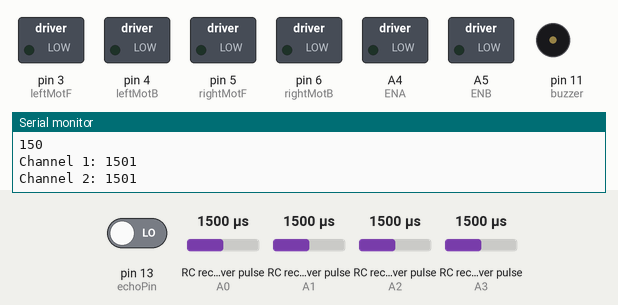
Bench run of a sketch on a simulated Arduino Uno, built with avr-gcc and run on an emulated ATmega328P. Parts: switched loads named in the sketch (green lamp = pin HIGH), buzzer (waves = sounding), the last lines printed to the serial monitor. Wiring (inferred from the names in the program): 4 × RC receiver channel: data A0 / data A1 / data A2 / data A3. Dashed ring = blinking. The inputs (shaded band) are chosen by the test bench; at power-on: RC receiver pulse (sensors on A0, A1, A2, A3) 1500 µs, pin 13 (echoPin) LOW. Pins used as bus, display or sensor lines are not drawn.

Above: at 1.2 s.
1.3 s: RC receiver pulse (sensor on A0) set to 1319 µs
4.3 s: RC receiver pulse (sensor on A0) set to 1305 µs
At 5.2 s:
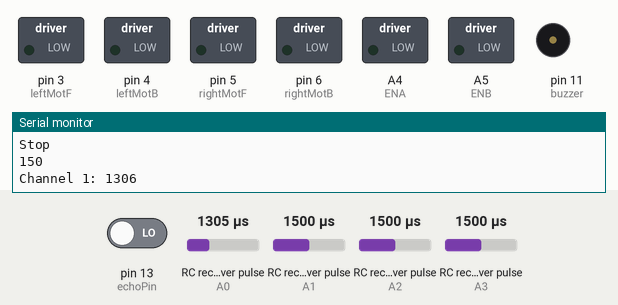
7.3 s: RC receiver pulse (sensor on A1) set to 1020 µs
At 9.2 s:
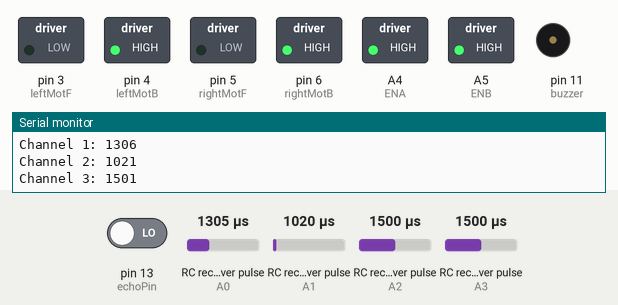
10.3 s: RC receiver pulse (sensor on A2) set to 1020 µs
At 12.7 s:
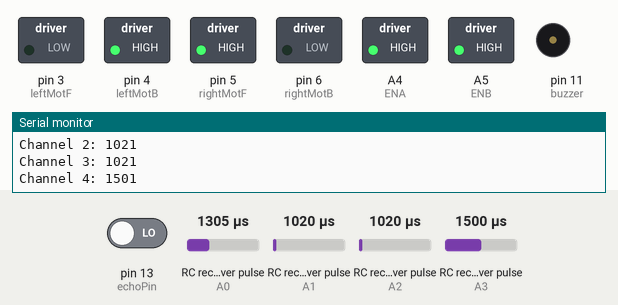
13.3 s: RC receiver pulse (sensor on A3) set to 1590 µs
16.3 s: RC receiver pulse (sensor on A3) set to 1612 µs
At 20.5 s:
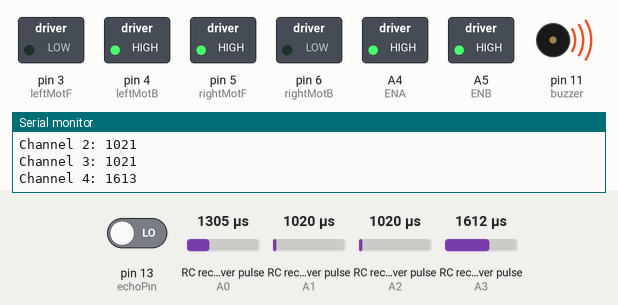
Timing chart, 0 to 22.4 s (numbered marks = the images above; inputs shaded):
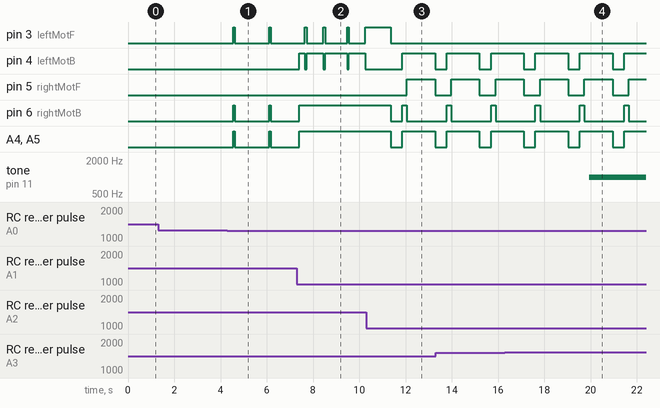

Measured:
- the behaviour switches between 1306 and 1305 µs on RC receiver pulse (sensor on A0) (found by bisection; images 0 and 1)
- the behaviour switches between 1599 and 1600 µs on RC receiver pulse (sensor on A3) (found by bisection; images 3 and 4)
- after the input at 4.3 s, pin 3 (leftMotF), pin 6 (rightMotB), A4 (ENA), A5 (ENB): alternates HIGH for 0.08 s and LOW for 1.5 s, starting after 0.24 s
- after the input at 10.3 s, pin 5 (rightMotF): LOW → HIGH after 1.8 s, → LOW 1.2 s later; pin 6 (rightMotB): HIGH → LOW after 1.1 s, → HIGH 0.50 s later, → LOW 0.20 s later; A4 (ENA), A5 (ENB): HIGH → LOW after 1.1 s, → HIGH 0.50 s later, → LOW 1.4 s later
- after the input at 16.3 s, tone on pin 11 (buzzer): silent → 1000 Hz after 3.6 s
- by itself, pin 4 (leftMotB): alternates HIGH for 1.4 s and LOW for 0.50 s

The sketch:

DEX_control.ino
```cpp
//PROPERTY OF IGNITE

int leftMotF = 3;// defines pin 5 as connected to the motor
int leftMotB= 4;// defines pin 6 as connected to the motor
int rightMotF = 5;// defines pin 7 as connected to the motor
int rightMotB = 6;// defines pin 8 as connected to the motor

int ENA = A4;
int ENB= A5;
int channel1 = A0;
int channel2 = A1;
int channel3 = A2;
int channel4 = A3;

int trigPin = 12;      // trig pin of HC-SR04
int echoPin = 13;

const int buzzer = 11;
long duration, distance;


int ValueChannel1 ; // Used to store values
int ValueChannel2 ; // Used to store values
int ValueChannel3 ; // Used to store values
int ValueChannel4 ; // Used to store values

int CARSPEED;


void  setup ()
{
  pinMode(trigPin, OUTPUT);         // set trig pin as output
  pinMode(echoPin, INPUT);          //set echo pin as input to capture reflected waves

  pinMode(buzzer, OUTPUT); //buzzer


  // initialises the motor pins as outputs
   pinMode (leftMotF, OUTPUT);
   pinMode (leftMotB, OUTPUT);
   pinMode (rightMotF, OUTPUT);
   pinMode (rightMotB, OUTPUT);
   pinMode(ENA, OUTPUT);
   pinMode(ENB, OUTPUT);

   // initialises the channels as inputs
   pinMode (channel1, INPUT);
   pinMode (channel2, INPUT);
   pinMode (channel3, INPUT);
   pinMode (channel4, INPUT);

   // Sets the baud rate to 9600 bps
   Serial.begin (9600);
}

void  loop ()
{
    // Checks the value of channel1
  ValueChannel1 = (pulseIn (channel1, HIGH));
  Serial.print("Channel 1: ");
  Serial.println(ValueChannel1); //Prints the channels value on the serial monitor

  ValueChannel2 = (pulseIn (channel2, HIGH)); // Checks the value of channel1
  Serial.print("Channel 2: ");
  Serial.println (ValueChannel2); //Prints the channels value value on the serial monitor

  // Checks the value of channel3
  ValueChannel3 = (pulseIn (channel3, HIGH));
  Serial.print("Channel 3: ");
  Serial.println(ValueChannel3); //Prints the channels value on the serial monitor// Checks the value of channel4
  ValueChannel4 = (pulseIn (channel4, HIGH));
  Serial.print("Channel 4: ");
  Serial.println(ValueChannel4); //Prints the channels value on the serial monitor

//Setting Car Speed
    CARSPEED = 150;
  if(ValueChannel3>1500){
    if ((ValueChannel2 > 1300 && ValueChannel2 < 1600 ) && (ValueChannel1 > 1300 && ValueChannel1 < 1600 )&&(ValueChannel4 > 1300 && ValueChannel4 < 1600 )) //STOP
  {
          analogWrite(ENA, 0);
          analogWrite(ENB, 0);
          digitalWrite(leftMotF , LOW);
          digitalWrite(leftMotB , LOW);
          digitalWrite(rightMotF , LOW);
          digitalWrite(rightMotB , LOW);
          Serial.println("Stop");
  }


  else if (ValueChannel1 > 1600 && ValueChannel1 < 2000) // LEFT
  {
          analogWrite(ENA, CARSPEED);
          analogWrite(ENB, CARSPEED);
          digitalWrite(leftMotF , LOW);
          digitalWrite(leftMotB , HIGH);
          digitalWrite(rightMotF , HIGH);
          digitalWrite(rightMotB , LOW);
          Serial.println("HL");
  }
  else if (ValueChannel1 < 1300 && ValueChannel1 > 1000) // RIGHT
  {

        analogWrite(ENA, CARSPEED);
        analogWrite(ENB, CARSPEED);
        digitalWrite(leftMotF , HIGH);
        digitalWrite(leftMotB , LOW);
        digitalWrite(rightMotF , LOW);
        digitalWrite(rightMotB , HIGH);
        Serial.println("HR");
  }

  else if (ValueChannel2 < 1300 && ValueChannel2 > 1000) // BACKWARD
  {

      analogWrite(ENA, CARSPEED);
      analogWrite(ENB, CARSPEED);
      digitalWrite(leftMotF , LOW);
      digitalWrite(leftMotB , HIGH);
      digitalWrite(rightMotF , LOW);
      digitalWrite(rightMotB , HIGH);
      Serial.println("B");
  }
  else if (ValueChannel2 > 1600 && ValueChannel2 < 2000) // FORWARD
  {
          analogWrite(ENA, CARSPEED);
          analogWrite(ENB, CARSPEED);
          digitalWrite(leftMotF , HIGH);
          digitalWrite(leftMotB , LOW);
          digitalWrite(rightMotF , HIGH);
          digitalWrite(rightMotB , LOW);
          Serial.println("F");
  }
    }
  else if (ValueChannel3< 1500)  //Autonomous
  {

  digitalWrite(trigPin, LOW);
  delayMicroseconds(2);
  digitalWrite(trigPin, HIGH);     // send waves for 10 us
  delayMicroseconds(10);
  duration = pulseIn(echoPin, HIGH); // receive reflected waves
  distance = duration / 58.2;   // convert to distance
  delay(10);

  if (distance >=18)
  {
    // move forward
          analogWrite(ENA, CARSPEED);
          analogWrite(ENB, CARSPEED);
          digitalWrite(leftMotF , HIGH);
          digitalWrite(leftMotB , LOW);
          digitalWrite(rightMotF , HIGH);
          digitalWrite(rightMotB , LOW);
          Serial.println("F");
          delay(100);
          //Stop
      analogWrite(ENA, 0);
      analogWrite(ENB, 0);
      digitalWrite(leftMotF , LOW);
      digitalWrite(leftMotB , LOW);
      digitalWrite(rightMotF , LOW);
      digitalWrite(rightMotB , LOW);
      delay(500);

  }

 else if (distance < 18)
  {
    //Stop
      analogWrite(ENA, 0);
      analogWrite(ENB, 0);
      digitalWrite(leftMotF , LOW);
      digitalWrite(leftMotB , LOW);
      digitalWrite(rightMotF , LOW);
      digitalWrite(rightMotB , LOW);
      delay(500);

    //movebackword
      analogWrite(ENA, CARSPEED);
      analogWrite(ENB, CARSPEED);
      digitalWrite(leftMotF , LOW);
      digitalWrite(leftMotB , HIGH);
      digitalWrite(rightMotF , LOW);
      digitalWrite(rightMotB , HIGH);
      Serial.println("B");
      delay(200);


      //left
      analogWrite(ENA, CARSPEED);
          analogWrite(ENB, CARSPEED);
          digitalWrite(leftMotF , LOW);
          digitalWrite(leftMotB , HIGH);
          digitalWrite(rightMotF , HIGH);
          digitalWrite(rightMotB , LOW);
          Serial.println("HL");
          delay(200);


  }
 }
 else{//Stop
    digitalWrite(leftMotF , LOW);
      digitalWrite(leftMotB , LOW);
      digitalWrite(rightMotF , LOW);
      digitalWrite(rightMotB , LOW);
      Serial.println("Stop");
  }

 if(ValueChannel4>1600){
  //Buzzer
    tone(buzzer, 1000); // Send 1KHz sound signal...
   }
   else{
      noTone(buzzer);     // Stop sound
    }
Serial.println(CARSPEED);


 //delay(1000);
}
```
